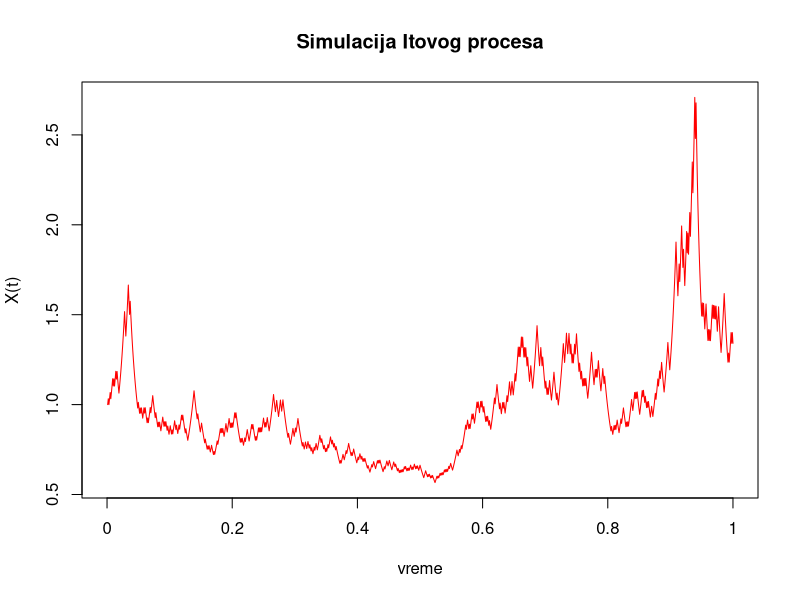

R code for this plot:
set.seed(123)
#Parametri \mu i \sigma zavise od X_t i t

#funkcija za drift \mu
mu = function(X,t){
  mu = X+t                                  
  return(mu)
}

#funkcija za \sigma
sigma = function(X,t){
  sigma  = X*t                                 
  return(sigma)
}

#Delta t
delta = 0.001
#Racunamo n i t
#n
n = 1/delta    
#t
t =c(seq(0, n,delta))

#faktor skaliranja dt
dx = sqrt(delta)

#Matrica Vinerovog procesa
w=matrix(runif(n), n, 1)
#Skaliranje na -1,1
w=2*(w > 0.5)-1
#Nagib procesa
dw=w*dx

#Simulacija Itovog procesa
X =matrix(0, n, 1)
X[1] =1
for (i in 2:dim(dw)[1]) {
  X[i]  = mu(X[i-1],t[i-1])*delta + sigma(X[i-1],X[i-1])*dw[i] + X[i-1]
}

t1= seq(0,n, n/5)
x = c(seq(0, 1, 0.2))
#Grafik
matplot(X, type = "l",  
        xlab = "vreme", ylab = "X(t)",
        ylim = c(min(X), max(X)),xaxt="n",
        main = "Simulacija Itovog procesa", 
        col = "red", xlim = c(0,n))

axis(side=1, at = t1, labels = x)
